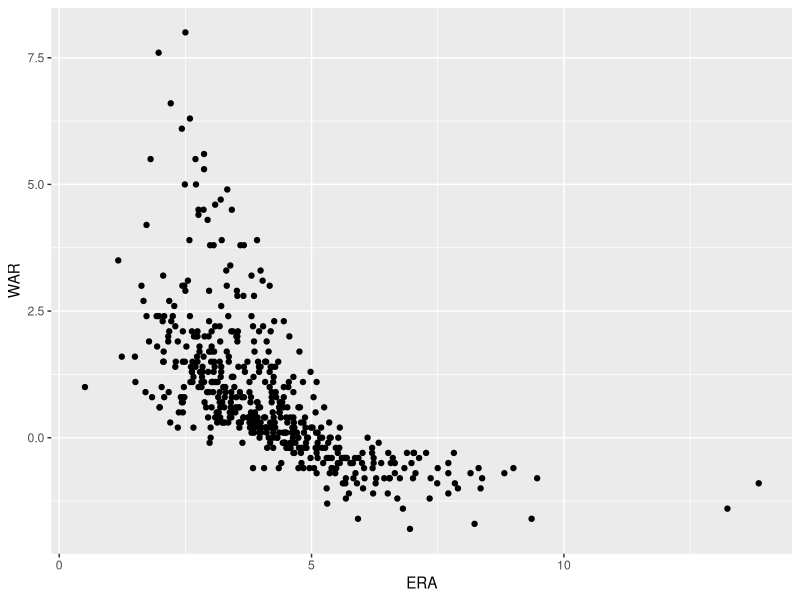
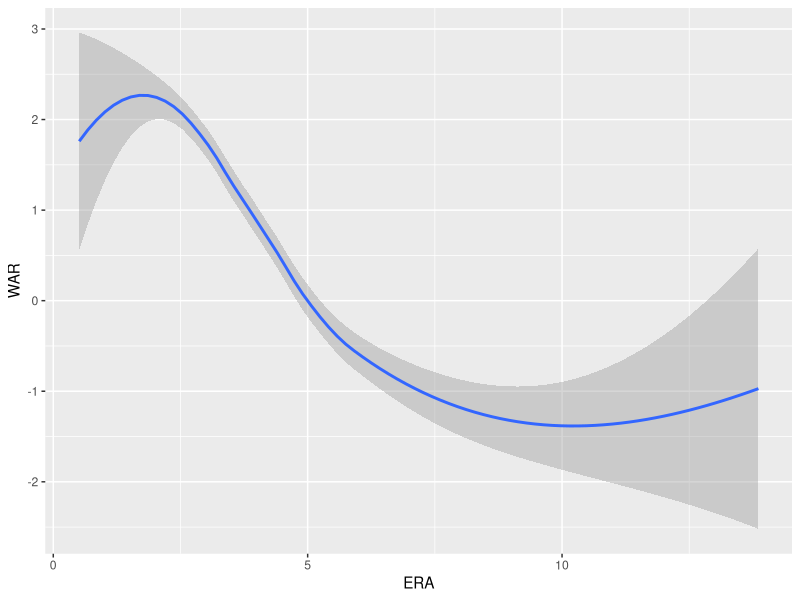
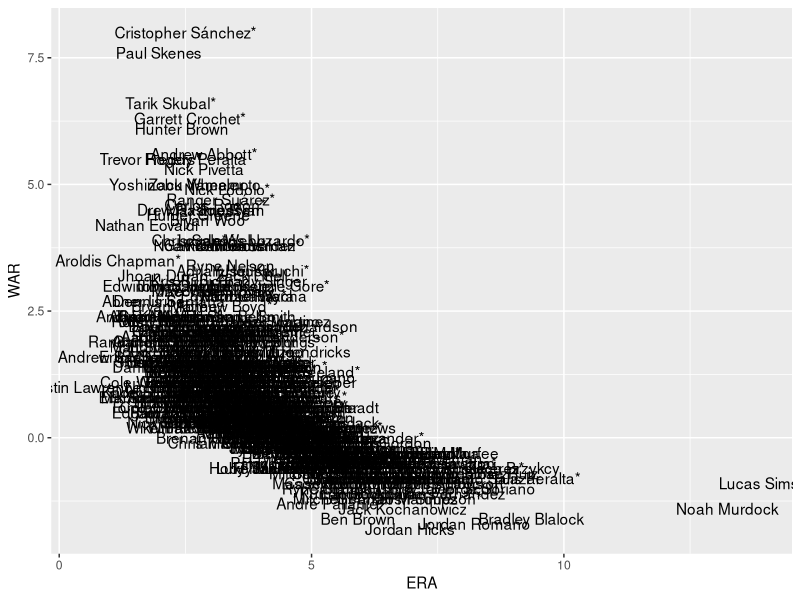
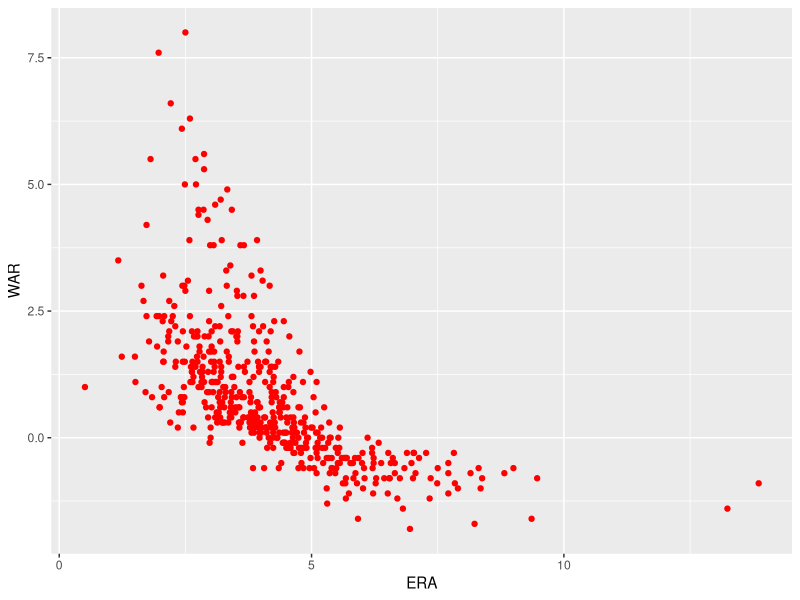
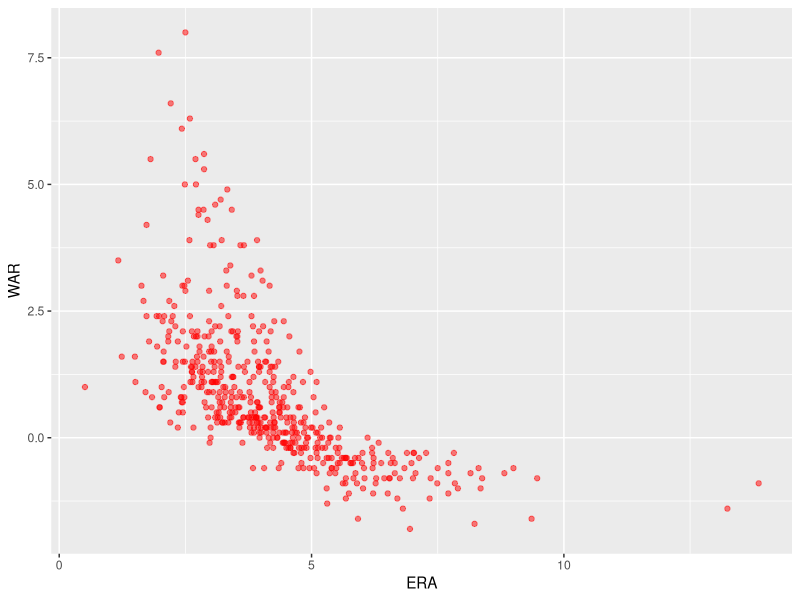
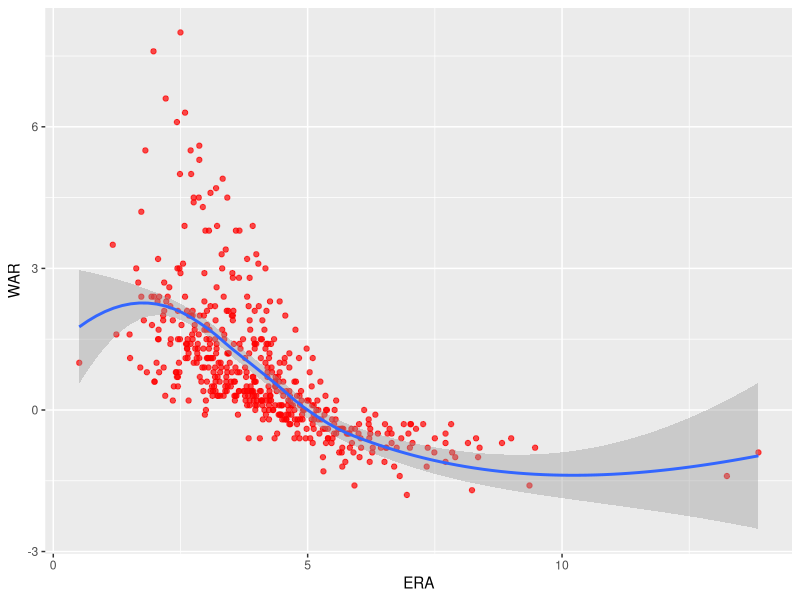
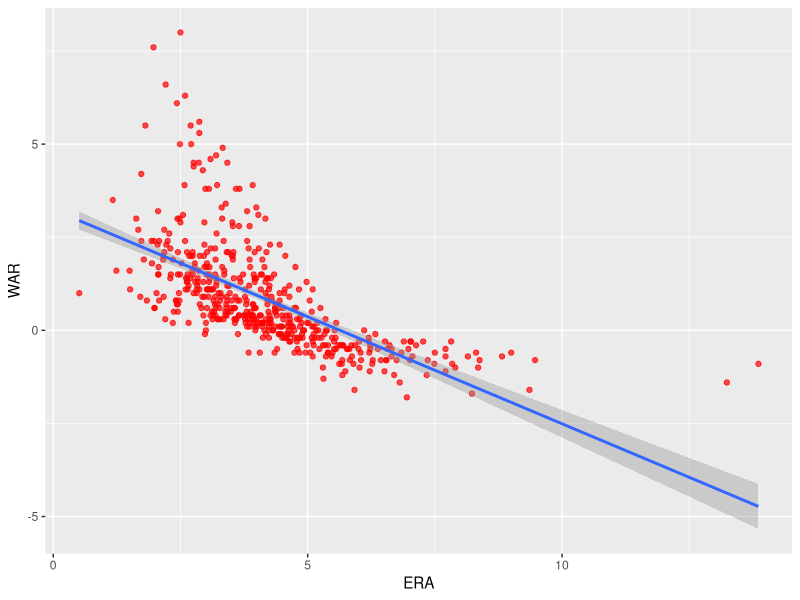
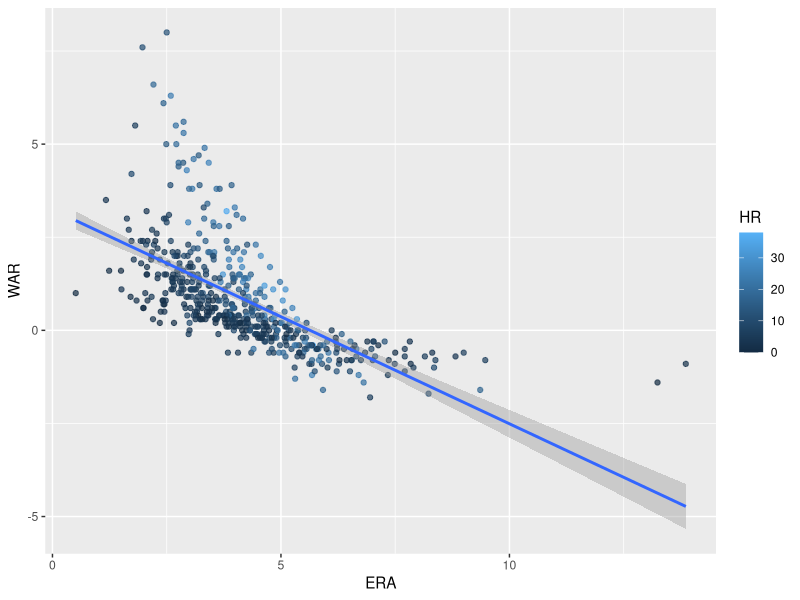

The R source for these figures, in order:
# Packages/libraries needed for this script
library(ggplot2)
library(readxl)

data <- read_excel("Pitching_2025.xlsx")

summary(data)

# 1. Basic plot

ggplot(data, aes(x = ERA, y=WAR)) +
  geom_point() 

ggplot(data, aes(x = ERA, y=WAR)) +
  geom_smooth()

ggplot(data, aes(x = ERA, y=WAR)) +
  geom_text(aes(label = Player)) 

# 2. Edit color and transparency of your points

ggplot(data, aes(x = ERA, y=WAR)) +
  geom_point(color = "red")


ggplot(data, aes(x = ERA, y=WAR)) +
  geom_point(color = "red", alpha = 0.5)


# 3. Add a trend-line. Default setting is a smooth trend line
ggplot(data, aes(x = ERA, y=WAR)) +
  geom_point(color = "red", alpha = 0.7) +
  geom_smooth() 


# 4. Specify method = "lm" to get a regression line
ggplot(data, aes(x = ERA, y=WAR)) +
  geom_point(color = "red", alpha = 0.7) +
  geom_smooth(method = "lm")


# 5. Color by the number of home runs allowed
ggplot(data, aes(x = ERA, y=WAR, color = HR)) +
  geom_point(alpha = 0.7) +
  geom_smooth(method = "lm")



# 6. Color by the number of home runs allowed
ggplot(data, aes(x = ERA, y=WAR, color = HR)) +
  geom_point(alpha = 0.7) +
  geom_smooth(method = "lm") +
  scale_color_gradient(low = "blue", high = "yellow")


# 7. Edit your axis
ggplot(data, aes(x = ERA, y=WAR, color = HR)) +
  geom_point(alpha = 0.7) +
  geom_smooth(method = "lm") +
  scale_color_gradient(low = "blue", high = "yellow") +
  xlim(0, 10)

# 8. Add the main title
ggplot(data, aes(x = ERA, y=WAR, color = HR)) +
  geom_point(alpha = 0.7) +
  geom_smooth(method = "lm") +
  scale_color_gradient(low = "blue", high = "yellow") +
  xlim(0, 10) + 
  labs(title = "Relationship between ERA and WAR", color = "Home Runs")


# 9. Change the theme
ggplot(data, aes(x = ERA, y=WAR, color = HR)) +
  geom_point(alpha = 0.7) +
  geom_smooth(method = "lm") +
  scale_color_gradient(low = "blue", high = "yellow") +
  xlim(0, 10) + 
  labs(title = "Relationship between ERA and WAR", color = "Home Runs") +
  theme_dark()




###############################################
# Examining the relationship between IP and WAR
###############################################

# Create a plot visualizing the relationship between innings pitched IP (independent variable) and WAR (dependent variable). 
# - Set the color of points to "cyan", 
# - Set transparency (alpha) to 0.7. 
# - Add a red smooth trend line. 
# - Add a title.




# What kind of relationship is this (positive, negative, no relationship)? Please interpret.





###########################
# [Optional - regression to examine which statistics actually "matter" ]
model1 <- lm(WAR ~ ERA + IP + HR + HBP + BB + SO, data = data)
summary(model1)